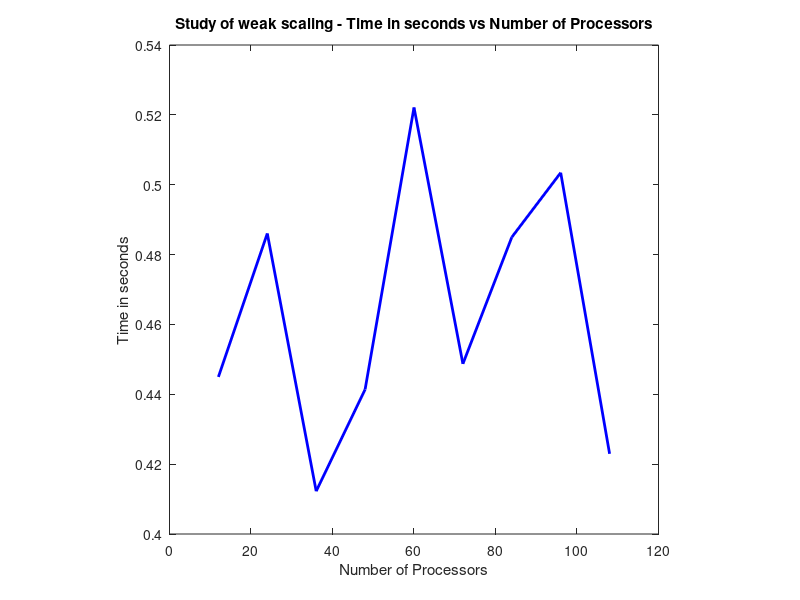

Write MATLAB code to recreate this figure.
clear all; close all; clc;
p1 = load('write_pi12.dat');
p2 = load('write_pi24.dat');
p3 = load('write_pi36.dat');
p4 = load('write_pi48.dat');
p5 = load('write_pi60.dat');
p6 = load('write_pi72.dat');
p7 = load('write_pi84.dat');
p8 = load('write_pi96.dat');
p9 = load('write_pi108.dat');
t = 91.05649;

p = p1;
p(2,:) = p2;
p(3,:) = p3;
p(4,:) = p4;
p(5,:) = p5;
p(6,:) = p6;
p(7,:) = p7;
p(8,:) = p8;
p(9,:) = p9;

figure(1);
plot(p(:,1), p(:,2), '-b', 'LineWidth', 2);
title('Study of weak scaling - Time in seconds vs Number of Processors');
xlabel('Number of Processors');
ylabel('Time in seconds');
axis square;